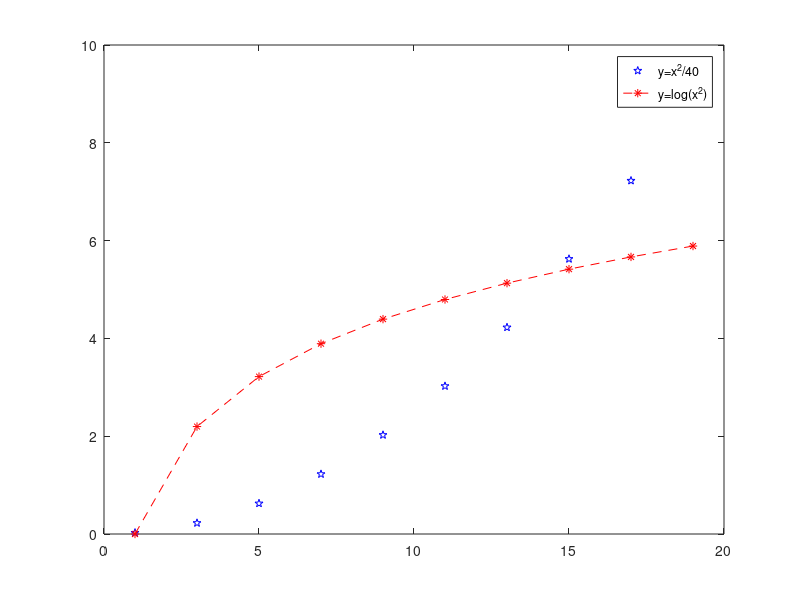
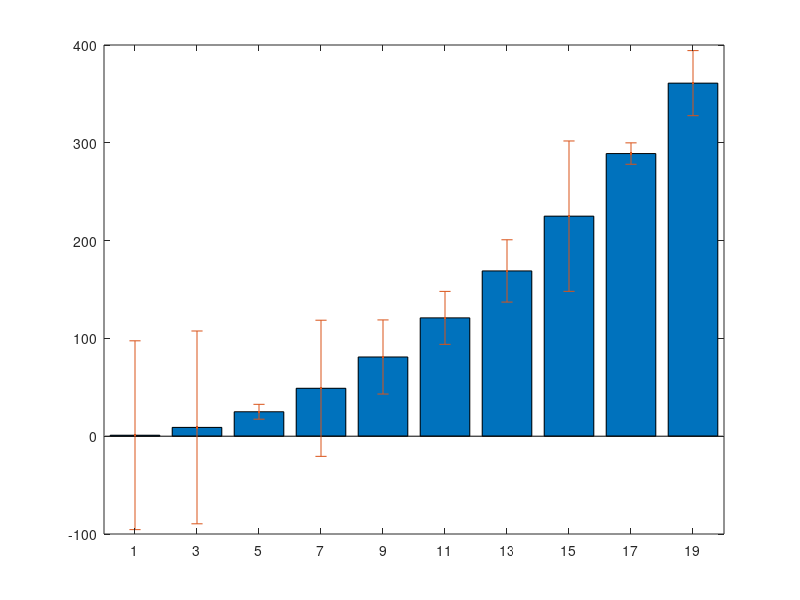
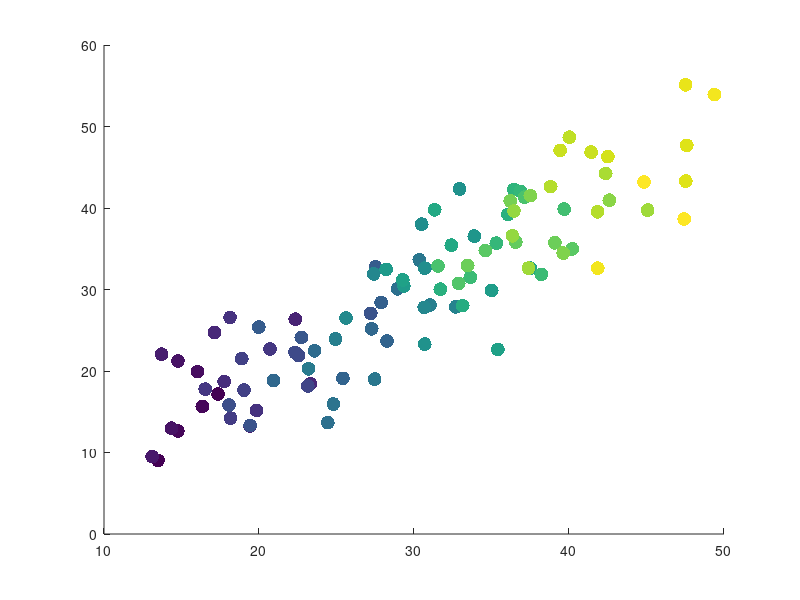
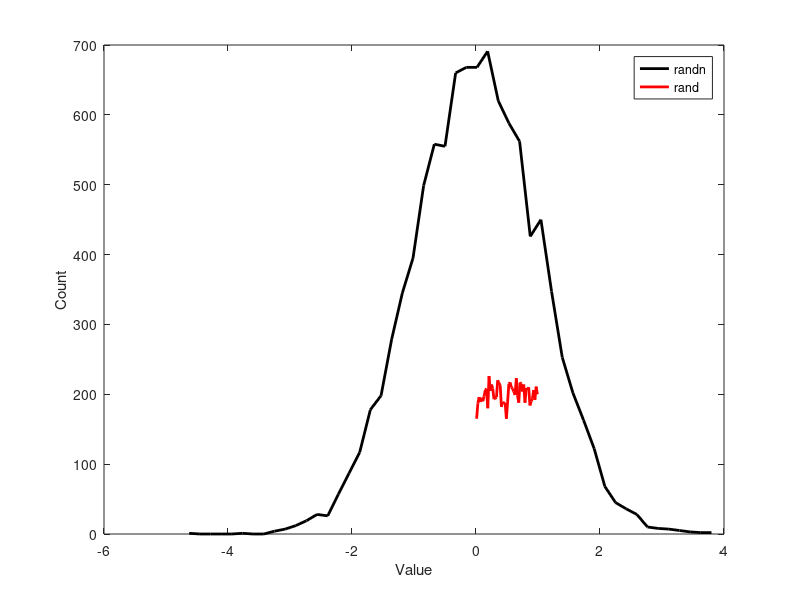

The MATLAB source for these figures, in order: (Note: this script raises an error after producing the figures.)
%% Matlab for Brain and Cognitive Scientists
% Matlab code for Chapter 9
% Mike X Cohen
% 
% This code accompanies the book 
%      "Matlab for Brain and Cognitive Scientists" (MIT Press, 2017).
% Using the code without following the book may lead to confusion, 
% incorrect data analyses, and misinterpretations of results. 
% Mike X Cohen assumes no responsibility for incorrect use of this code. 

%% creating and destroying figures

% open 3 figures
figure, figure, figure


% specify the figure number to open
figure(1) 
figure(10)
fignum = 400;
figure(fignum)


close % closes only active figure
close(10) % closes figure #10
close([2 3 5:8])
close all

%% basic line plotting

% very basic (though surprising useful)
plot(1:10)

% slightly less basic
x = 1:2:20;
y = x.^2;
plot(x,y)

% demonstrating the 'hold' functionality
plot(x,y)
hold on
plot(x,log(y))
hold off
plot(x,y.^(1/3))


cla % cla = clear axis
plot(x,y/50,'r')
hold on
plot(x,log(y),'k')
plot(x,y.^(1/3),'m')

hold off % now the second line will overwrite the following line
plot(x,y,'ro-','linewidth',9) % default width is 1
plot(x,y,'ro-','linewidth',9,'markersize',100) % bigger markers (too big?)

%% legend

% I like to control figure numbering.
figure(1), clf

plot(x,y/40,'bp')
hold on
plot(x,log(y),'r*--')

% how does the order of the legend items 
% relate to the order of the plotting?
legend( {'y=x^2/40' ; 'y=log(x^2)'} )

%% bar plots and errorbar plots

figure(2), clf

% basic bar plot
bar(x,y)

% specify the width of the bars
bar(x,y,.2) % try other numbers


% error bars
e = 100*rand(size(x));
errorbar(x,y,e) % symmetric bars
errorbar(x,y,e/2,e/8) % asymmetric bars

% combination of bars and errorbars
bar(x,y)
hold on
errorbar(x,y,e,'.')

%% scatterplot

% basic scatterplots are the same as the 'plot' function
figure(3), clf
scatter(x,y,'o')

% with more options, the scatterplot function can be used
% to show multidimensional results

% create some data
n      = 100;
frate  = linspace(10,40,n) + 10*rand(1,n); % firing rates
fvar   = frate + 5*randn(1,n);
ndepth = linspace(100,1000,n);

% color can be used as a third dimension of information
scatter(frate,fvar,100,ndepth,'filled') % Octave: try 10 instead of 100!
% what does the '100' mean in the scatter function input?

%% histograms

nRand = 10000; % soft-coding!

figure(4), clf

% basic histogram function
r = randn(nRand,1);
hist(r,50) % 50 bins (default is 10)


% slightly more advanced use of hist function
ru = rand(nRand,1);
[y_r,x_r] = hist(r,50); % y outputs first
[y_ru,x_ru] = hist(ru,50);

plot(x_r,y_r,'k','linew',2) % linew = linewidth
hold on
plot(x_ru,y_ru,'r','linew',2)
legend({ 'randn';'rand' })
xlabel('Value'), ylabel('Count') % do these two functions need to be on the same line?

%% subplots

figure(5), clf

subplot(221) % commas unnecessary for <10 subplots
plot(r,'k')
title('normal random numbers')
xlabel('Indices'), ylabel('Values')

subplot(2,2,2) % but commas can improve readability
plot(ru,'k')
title('uniform random numbers')
xlabel('Indices'), ylabel('Values')

subploti = 3;
subplot(2,2,subploti) % commas are necessary when using variables to index a subplot
plot(x_r,y_r,'k')
title('distribution of normal')
xlabel('Values'), ylabel('Count')

subplot(224)
plot(x_ru,y_ru,'k')
title('distribution of uniform')
xlabel('Values'), ylabel('Count')


% mixing geometry
clf
subplot(221), plot(r) % terse code can be stacked
subplot(222), plot(ru)
subplot(212), plot(x_r,y_r) % note the difference in subplot input
hold on, plot(x_ru,y_ru,'r')

%% going crazy with subplots in one figure!

figure(6), clf

% The functions 'text' and 'set' might be new to you.
% For now, just pay attention to the subplot geometry.
txt_h = zeros(1,4);

subplot(311),     txt_h(1) = text(.5,.5,'subplot(311)');
subplot(345),     txt_h(2) = text(.5,.5,'subplot(345)');
subplot(246),     txt_h(3) = text(.5,.5,'subplot(246)');
subplot(739),     txt_h(4) = text(.5,.5,'subplot(739)');
subplot(224),     txt_h(5) = text(.5,.5,'subplot(224)');
subplot(8,8,57),  txt_h(6) = text(.5,.5,'subplot(8,8,57)');


% center align all text objects
set(txt_h,'HorizontalAlignment','Center')

%% patches

% define two vectors
x = [1 2 3 4 3 2 1];
y = [9 9 7 4 1 3 2];

figure(7), clf

% plot edge markers
plot(x,y,'o','markerfacecolor','g','markersize',15)
h=patch(x,y,'r')


% note that patches are held on by default!
[~,idx] = sort(x);
patch(x(idx),y(idx),'r')


% Let's try it again in a new figure.
% Now you see that changing the order of the
% coordinates changes the patch.
figure(8), clf
patch(x(idx),y(idx),'r')
hold on
plot(x,y,'o','markerfacecolor','g','markersize',15)

%% images

figure(9), clf

% read in saturn picture (comes with Matlab)
pic = imread('saturn.png');
imagesc(pic)

% try different axis properties:
axis image
% axis square
% axis normal


% oops (but why?)
pic2 = pic;
pic2(:,:,4) = pic(:,:,1);
imagesc(pic2)


% showing the different coError using image
colorchans = { 'red';'green';'blue' };
for chani=1:3
    subplot(2,2,chani+1)
    imagesc(pic(:,:,chani))
    axis off
    set(gca,'clim',[0 255])
    title([ colorchans{chani} ' channel' ])
end

%% contour plots

% if you have a slow graphics card or are running Octave, 
% be patient with this section...

figure(10), clf
contourf(pic(:,:,1))


% trying different settings of contour (run each line separately)
contourf(pic(:,:,1),40) % 10 is the default number 
contourf(pic(:,:,1),40,'linecolor','m')
contourf(pic(:,:,1),40,'linecolor','none') % my favorite option

% repeat using the contour function (no fillings)
contour(pic(:,:,1))
contour(pic(:,:,1),1,'linecolor','k'), axis off
contour(pic(:,:,1),'linecolor','m'), axis off
set(gcf,'color','k') % you'll learn about set soon

%% surf

figure(11), clf
surf(pic(:,:,1))

% now a bit better
shading interp
axis off

%% contourf vs. imagesc

figure(12), clf
subplot(121)
contourf(pic(:,:,1),40,'linecolor','none') 
title('contourf')

subplot(122)
imagesc(pic(:,:,1))
title('imagesc')

% what are the differences between these plots?

%% get

figure(13), clf
plot(rand(3))

% basic get usage
get(gca,'xlim')
yTik = get(gca,'ytick');

% list all properties
get(gca)

% using get to inform plotting
hold on
plot( get(gca,'xlim') ,[.1 .6],'k--','linew',3)

%% set

% 'get' accesses; 'set' changes

set(gca,'xlim',[0 2])
set(gca,'ytick',[0 .5 .8 .91])

% many changes in one set function
% note the pattern of value-property
set(gca,'xlim',[0 2],'ytick',[.5 1],'xtick',0:.25:2)

%% beyond gca: using plot handles

close all % sometimes it's good to clear the mental workspace

figure(14), clf

% the output of plot (and many other plotting functions) 
%   is a handle to that plot object
line_h = plot(1:10,(1:10).^2);

get(line_h)
get(gca) % different from the previous line!

set(line_h,'linewidth',4,'marker','o','markeredgecolor','k')

% now close the figure
close
% and try again:
set(line_h,'linewidth',4,'marker','o','markeredgecolor','k')
% uh oh... (why?)

%% many plot objects, many handles

% initialize handles vector
plot_hs = zeros(1,100);

% draw lots of lines with different handles
figure(15), clf
hold on
for i=1:100
    plot_hs(i) = plot( randn( max(1,round(rand*10)) ,1) );
end

% now you can access each or many plot objects
set(plot_hs(1:50),'color','k')
set(plot_hs(25:75),'marker','o')
set(plot_hs([1:10 20:5:100]),'linewi',4)

%% gcf instead of gca

set(gcf,'color','m','name','Results of experiment 2b')

%% text

figure(16), clf
text(.6,.4,'Yo!')

% just in case you didn't get the memo
for i=1:1000, text(rand,rand,'Yo!'), end


% plot area is not adjusted for new text objects
text(1.05,.7,'outside')


% using set to change text properties
clf
txt_h = text(.5,.5,'Hello')

set(txt_h,'Position',[.2 .7])
set(txt_h,'color','m','String','Zoidberg')
set(txt_h,'HorizontalAlignment','Center','FontSize',30)

% Special characters are used for super/subscript and Greek letters
set(txt_h,'String','Z_oidbe^r^g is an \alpha\_crab')
ylabel('Power (\muV^2)')

%% colormaps

jetmap = jet;
bonmap = bone;

% define my own colormap
circmap = (1+[cos(linspace(0,pi*2,100)); sin(linspace(0,pi*2,100)); cos(linspace(0,pi*2,100) + pi)])/2;


figure(17), clf
subplot(311)
plot(jetmap,'linew',2)
set(gca,'ylim',[-.1 1.1],'xlim',[0 length(jetmap)+1])
legend({'R';'G';'B'})
xlabel('image value range'), ylabel('Color intensity')
title('JET')

subplot(312)
plot(bonmap,'linew',2)
set(gca,'ylim',[-.1 1.1],'xlim',[0 length(bonmap)+1])
legend({'R';'G';'B'})
xlabel('image value range'), ylabel('Color intensity')
title('BONE')

subplot(313)
plot(circmap','linew',2)
set(gca,'ylim',[-.1 1.1],'xlim',[0 length(bonmap)+1])
legend({'R';'G';'B'})
xlabel('image value range'), ylabel('Color intensity')
title('CIRCULAR')

%% let's see colormaps in action

% let's use a 2D Gaussian. 
lims = [-31 31];
[x,y] = ndgrid(lims(1):lims(2),lims(1):lims(2));
gaus2d = exp( -(x.^2 + y.^2) / 200 );

% image the gaussian
figure(18), clf
imagesc(gaus2d)


% try different colormaps
colormap jet % the default in neuroscience
colormap bone
colormap summer
colormap hsv

% you can also define the resolution of the colormap
%  (doesn't work in octave...)
colormap jet(3)
colormap jet(300)
colormap jet(64) % 64 is the default


% now let's make our own simple colormap
myCmap = repmat( linspace(0,1,20)' ,1,3);
colormap(myCmap)
% Does inspecting myCmap tell you why this colormap is grayscale? 

%% changing the color axis limits using set

% add a colorbar on the side
colorbar

colormap jet(64) % back to a normal colormap
% symmetric colorscales are the best
set(gca,'clim',[-30 30])
set(gca,'clim',[-3 3])
set(gca,'clim',[-1 1])



% mean-center the Gaussian so it has positive and negative values
gaus2d = gaus2d-mean(gaus2d(:));
imagesc(gaus2d)
colorbar

% asymmetric colorscales
set(gca,'clim',[0 1])
set(gca,'clim',[-1 0])

% watch what happens to the colorbar
colormap jet(64)
colormap jet(10)

%% saving figures as pictures

print(gcf,'-dpng','lots_of_red')


%% Do you want more introductory Matlab plotting code?
% Go to mikexcohen.com, download the material for the book
% "Analyzing Neural Time Series Data," and go through the script chapter04c.m
